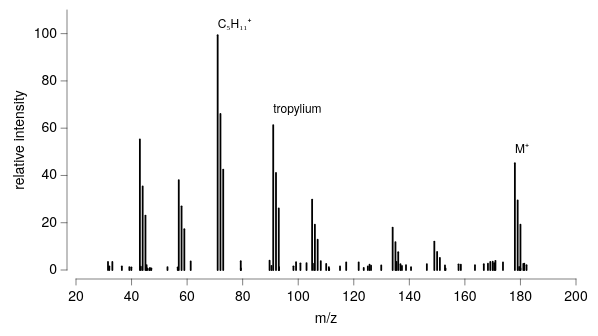

Write a Vega-Lite specification for this figure.
### Vega-Lite specification from a JSON file in a GitHub repository (floating-point values rounded to 4 significant figures)
{"background": null, "config": {"arc": {"fill": "#DBDBDB", "fillOpacity": 1.0, "innerRadius": 32.5, "padAngle": 0.03, "stroke": "black", "strokeOpacity": 1, "strokeWidth": 0.25}, "area": {"fill": "#DBDBDB", "fillOpacity": 1.0, "stroke": "black", "strokeOpacity": 1, "strokeWidth": 0.25}, "axis": {"domain": true, "domainCap": "round", "domainColor": "black", "domainWidth": 0.25, "grid": false, "gridCap": "round", "gridColor": "#F1F1F1", "gridDash": [0, 0], "gridOpacity": 1.0, "gridWidth": 0.25, "labelColor": "black", "labelFont": "Helvetica Neue", "labelFontSize": 7, "labelFontStyle": "normal", "labelFontWeight": 400, "offset": 4.5, "ticks": true, "tickCap": "round", "tickColor": "black", "tickRound": false, "tickSize": 3, "tickWidth": 0.25, "titleColor": "black", "titleFont": "Helvetica Neue", "titleFontSize": 7, "titleFontStyle": "normal", "titleFontWeight": 400}, "axisX": {"domain": true, "labelAlign": "center", "labelAngle": 0, "labels": true, "ticks": true, "translate": 0}, "axisY": {"domain": true, "labelAlign": "right", "labelAngle": 0, "labels": true, "ticks": true, "translate": 0}, "axisRight": {"domain": true, "labelAlign": "left", "labelAngle": 0, "labels": true, "ticks": true, "translate": 0}, "axisTop": {"domain": true, "labelAlign": "center", "labelAngle": 0, "labels": true, "ticks": true, "translate": 0}, "axisBand": {"tickOffset": 0}, "bar": {"fill": "#DBDBDB", "fillOpacity": 1.0, "stroke": "black", "strokeOpacity": 1, "strokeWidth": 0.25}, "boxplot": {"size": 11.7, "ticks": {"cornerRadius": 0.25, "fill": "black", "opacity": 1, "size": 5.85, "thickness": 0.25}, "box": {"fillOpacity": 1.0, "stroke": "black", "strokeOpacity": 1, "strokeWidth": 0.25}, "median": {"cornerRadius": 0, "fill": "black", "fillOpacity": 1.0, "opacity": 1, "size": 11.7, "thickness": 0.25}, "rule": {"fill": "black", "fillOpacity": 1.0, "size": 13.0, "stroke": "black", "strokeDash": [0, 0], "strokeOpacity": 1, "strokeWidth": 0.25}, "outliers": {"color": "black", "fill": "black", "fillOpacity": 1.0, "size": 0, "stroke": "black", "strokeOpacity": 1, "strokeWidth": 0.25}}, "circle": {"fill": "black", "fillOpacity": 1.0, "size": 0.65, "stroke": null, "strokeOpacity": 1, "strokeWidth": 0.25}, "errorband": {"band": {"fillOpacity": 0.6, "stroke": null, "strokeWidth": 0.25, "strokeOpacity": 1}, "borders": {"opacity": 0, "strokeOpacity": 0.25, "strokeWidth": 1}}, "errorbar": {"opacity": 1, "rule": {"strokeDash": [0, 0], "strokeWidth": 0.25}, "ticks": {"color": "black", "cornerRadius": 0.125, "opacity": 1, "size": 7.8, "thickness": 0.25}, "thickness": 0.25}, "font": "Helvetica Neue", "geoshape": {"fill": "#DBDBDB", "fillOpacity": 1.0, "stroke": "black", "strokeOpacity": 1, "strokeWidth": 0.25}, "header": {"labelColor": "black", "labelFont": "Helvetica Neue", "labelFontSize": 7, "labelFontStyle": "normal", "labelFontWeight": 400, "titleColor": "black", "titleFont": "Helvetica Neue", "titleFontSize": 7, "titleFontStyle": "normal", "titleFontWeight": 400, "titlePadding": 0}, "legend": {"disable": false, "offset": 4.5, "titlePadding": 4, "labelOffset": 2, "gradientLabelOffset": 2, "gradientLength": 65.0, "gradientThickness": 6.5, "gradientOpacity": 1.0, "gradientStrokeColor": "black", "gradientStrokeWidth": 0.25, "labelColor": "black", "labelFont": "Helvetica Neue", "labelFontSize": 7, "labelFontStyle": "normal", "labelFontWeight": 400, "strokeColor": "black", "strokeWidth": 0, "symbolSize": 42, "symbolStrokeColor": "black", "symbolStrokeWidth": 0.25, "titleColor": "black", "titleFont": "Helvetica Neue", "titleFontSize": 7, "titleFontStyle": "normal", "titleFontWeight": 400}, "line": {"color": "black", "stroke": "black", "strokeCap": "round", "strokeDash": [0, 0], "strokeOpacity": 1, "strokeWidth": 0.375}, "point": {"filled": true, "fill": "#DBDBDB", "fillOpacity": 1.0, "size": 6.5, "stroke": "black", "strokeOpacity": 1, "strokeWidth": 0.25}, "range": {"category": ["#C6D9F1", "#F1C9CB", "#FEF0B9", "#CEE37A", "#7AA8E0", "#E589A3", "#FDDD5D", "#68B961", "#4177B1", "#C35082", "#E5C227", "#438156"], "diverging": {"scheme": ["#C35082", "#CE6D94", "#D989A7", "#E2A4BA", "#EABFCE", "#F1DBE2", "#F6F6F6", "#D7E0EB", "#B9CBE0", "#9BB6D5", "#7DA1C9", "#5F8CBD", "#4177B1"]}, "heatmap": {"scheme": ["#32022B", "#43044D", "#4C196E", "#4D338C", "#484DA6", "#3A68BB", "#1D83CA", "#1D9CCB", "#23B5C9", "#28CDC5", "#4DE0B4", "#91EE9F"]}, "ordinal": {"scheme": ["#F1F1F1", "#DBDBDB", "#C6C6C6", "#B2B2B2", "#9D9D9D", "#898989", "#767676", "#636363", "#515151", "#404040", "#2F2F2F", "#1F1F1F"]}, "ramp": {"scheme": ["#32022B", "#43044D", "#4C196E", "#4D338C", "#484DA6", "#3A68BB", "#1D83CA", "#1D9CCB", "#23B5C9", "#28CDC5", "#4DE0B4", "#91EE9F"]}}, "rule": {"color": "black", "stroke": "black", "strokeCap": "round", "strokeDash": [2, 2], "strokeOpacity": 1, "strokeWidth": 0.25}, "scale": {"bandPaddingInner": 0.1, "bandPaddingOuter": 0.1, "round": false}, "rect": {"fill": "#DBDBDB", "fillOpacity": 1.0, "stroke": "black", "strokeOpacity": 1, "strokeWidth": 0.25}, "square": {"fill": "#DBDBDB", "fillOpacity": 1.0, "size": 13.0, "stroke": "black", "strokeOpacity": 1, "strokeWidth": 0.25}, "text": {"color": "black", "font": "Helvetica Neue", "fontSize": 7, "fontStyle": "normal", "fontWeight": 400}, "tick": {"color": "black", "cornerRadius": 0.125, "opacity": 1.0, "size": 11.7, "thickness": 0.25}, "title": {"anchor": "middle", "frame": "group", "color": "black", "font": "Helvetica Neue", "fontSize": 7, "fontStyle": "normal", "fontWeight": 400, "subtitleColor": "black", "subtitleFont": "Helvetica Neue", "subtitleFontSize": "Helvetica Neue", "subtitleFontStyle": "normal", "subtitleFontWeight": 400}, "trail": {"color": "black", "opacity": 1, "size": 0.375}, "view": {"continuousWidth": 250, "continuousHeight": 130, "discreteWidth": 250, "discreteHeight": 130, "fill": null, "stroke": null, "strokeWidth": 0.25}}, "layer": [{"data": {"name": "data-d1e9cbef3d0b0f036dea6edf8213fc8b"}, "mark": {"type": "rule", "strokeDash": [0, 0], "strokeWidth": 0.9}, "encoding": {"x": {"field": "mz", "scale": {"domain": [25, 190]}, "title": "m/z", "type": "quantitative"}, "y": {"field": "intensity", "scale": {"domain": [0, 108]}, "title": "relative intensity", "type": "quantitative"}}}, {"layer": [{"data": {"values": [{"__dysonsphere__": 1}]}, "mark": {"type": "text", "align": "left", "angle": 0, "baseline": "middle", "dx": 0, "dy": 0, "fontSize": 6, "opacity": 1.0}, "encoding": {"text": {"value": "C₅H₁₁⁺"}, "x": {"datum": 71.0}, "y": {"datum": 104.0}}}, {"data": {"values": [{"__dysonsphere__": 1}]}, "mark": {"type": "text", "align": "left", "angle": 0, "baseline": "middle", "dx": 0, "dy": 0, "fontSize": 6, "opacity": 1.0}, "encoding": {"text": {"value": "tropylium"}, "x": {"datum": 91.0}, "y": {"datum": 68.0}}}, {"data": {"values": [{"__dysonsphere__": 1}]}, "mark": {"type": "text", "align": "left", "angle": 0, "baseline": "middle", "dx": 0, "dy": 0, "fontSize": 6, "opacity": 1.0}, "encoding": {"text": {"value": "M⁺"}, "x": {"datum": 178.0}, "y": {"datum": 51.0}}}]}], "$schema": "https://vega.github.io/schema/vega-lite/v6.4.1.json", "datasets": {"data-d1e9cbef3d0b0f036dea6edf8213fc8b": [{"mz": 43.0, "intensity": 55.21}, {"mz": 44.0, "intensity": 35.38}, {"mz": 45.0, "intensity": 23.05}, {"mz": 57.0, "intensity": 38.05}, {"mz": 58.0, "intensity": 26.94}, {"mz": 59.0, "intensity": 17.29}, {"mz": 71.0, "intensity": 99.35}, {"mz": 72.0, "intensity": 66.01}, {"mz": 73.0, "intensity": 42.49}, {"mz": 91.0, "intensity": 61.31}, {"mz": 92.0, "intensity": 41.09}, {"mz": 93.0, "intensity": 26.03}, {"mz": 105.0, "intensity": 29.8}, {"mz": 106.0, "intensity": 19.19}, {"mz": 107.0, "intensity": 12.79}, {"mz": 134.0, "intensity": 17.96}, {"mz": 135.0, "intensity": 11.83}, {"mz": 136.0, "intensity": 7.513}, {"mz": 149.0, "intensity": 12.03}, {"mz": 150.0, "intensity": 7.661}, {"mz": 151.0, "intensity": 5.155}, {"mz": 178.0, "intensity": 45.17}, {"mz": 179.0, "intensity": 29.44}, {"mz": 180.0, "intensity": 19.17}, {"mz": 79.31, "intensity": 3.735}, {"mz": 103.0, "intensity": 2.928}, {"mz": 46.62, "intensity": 0.8659}, {"mz": 61.3, "intensity": 3.596}, {"mz": 135.4, "intensity": 3.472}, {"mz": 129.9, "intensity": 1.923}, {"mz": 110.1, "intensity": 2.577}, {"mz": 163.6, "intensity": 2.034}, {"mz": 168.3, "intensity": 2.648}, {"mz": 158.6, "intensity": 2.243}, {"mz": 137.3, "intensity": 1.687}, {"mz": 111.0, "intensity": 1.257}, {"mz": 45.61, "intensity": 0.6351}, {"mz": 138.8, "intensity": 2.098}, {"mz": 169.1, "intensity": 3.423}, {"mz": 89.69, "intensity": 3.908}, {"mz": 121.8, "intensity": 3.181}, {"mz": 93.12, "intensity": 1.187}, {"mz": 56.63, "intensity": 1.134}, {"mz": 123.6, "intensity": 0.8942}, {"mz": 33.09, "intensity": 3.415}, {"mz": 45.41, "intensity": 2.077}, {"mz": 105.7, "intensity": 2.671}, {"mz": 108.1, "intensity": 3.781}, {"mz": 146.3, "intensity": 2.511}, {"mz": 125.7, "intensity": 2.273}, {"mz": 179.5, "intensity": 1.293}, {"mz": 136.8, "intensity": 2.443}, {"mz": 36.51, "intensity": 1.537}, {"mz": 173.7, "intensity": 3.246}, {"mz": 31.99, "intensity": 1.538}, {"mz": 31.52, "intensity": 3.396}, {"mz": 47.11, "intensity": 0.7011}, {"mz": 182.2, "intensity": 2.061}, {"mz": 79.35, "intensity": 0.6715}, {"mz": 90.39, "intensity": 1.781}, {"mz": 111.1, "intensity": 0.5237}, {"mz": 52.93, "intensity": 1.235}, {"mz": 98.28, "intensity": 1.558}, {"mz": 125.1, "intensity": 1.499}, {"mz": 171.0, "intensity": 3.867}, {"mz": 39.21, "intensity": 1.232}, {"mz": 117.3, "intensity": 3.197}, {"mz": 39.92, "intensity": 1.147}, {"mz": 100.8, "intensity": 2.84}, {"mz": 170.0, "intensity": 3.534}, {"mz": 153.0, "intensity": 0.6846}, {"mz": 181.4, "intensity": 2.651}, {"mz": 43.35, "intensity": 1.392}, {"mz": 126.2, "intensity": 1.85}, {"mz": 99.22, "intensity": 3.316}, {"mz": 157.7, "intensity": 2.414}, {"mz": 152.8, "intensity": 1.921}, {"mz": 181.0, "intensity": 2.618}, {"mz": 180.0, "intensity": 0.654}, {"mz": 166.8, "intensity": 2.458}, {"mz": 140.6, "intensity": 1.174}, {"mz": 115.0, "intensity": 1.512}, {"mz": 46.35, "intensity": 0.5112}, {"mz": 170.6, "intensity": 2.848}]}}
